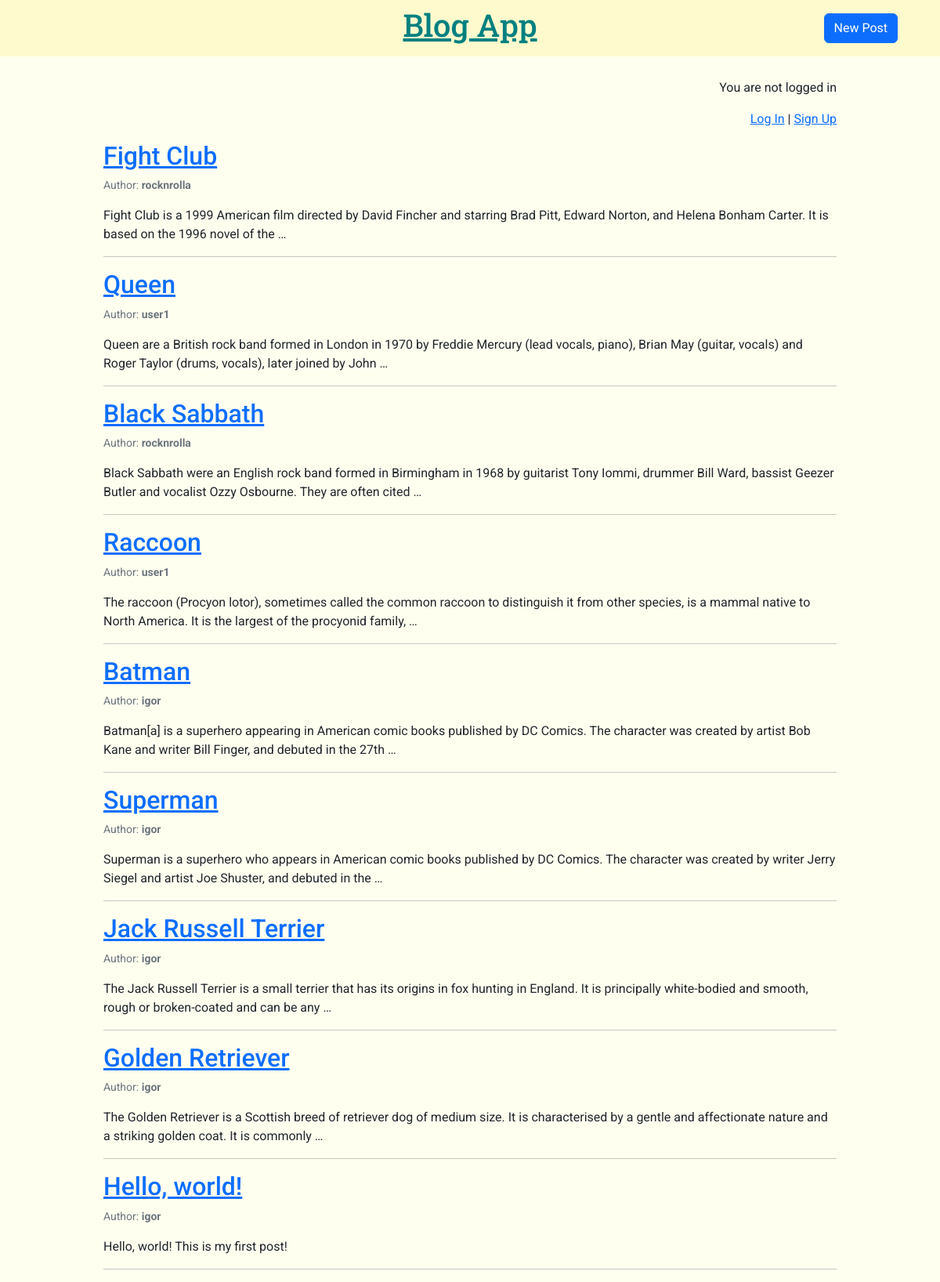
Screenshot of /blog_app/ with the database file from the repository.
### blog_app/models.py (models this page shows, shortened)
class Post(models.Model):
	title = models.CharField(max_length=200)
	author = models.ForeignKey("auth.user", on_delete=models.CASCADE) # many-to-one relationship
	date = models.DateTimeField(auto_now_add=True)
	text = models.TextField()
	img = models.ImageField(upload_to="images/", blank=True)
	slug = models.SlugField(unique=True, max_length=100, null=False, default="")
	tags = TaggableManager()

### blog_app/views.py (the view)
# urls.py: path("", views.BlogListView.as_view(), name="index"),
class BlogListView(ListView):
	model = Post
	template_name = "blog_app/index.html"
	ordering = ["-date"] # sort by date in descending order (new posts on top)

### blog_app/templates/blog_app/index.html
{% extends "blog_app/base.html" %}
{% block content %}
<div class="container my-container">
{% for post in post_list %}
	<h2><a href="{% url 'post_detail' post.pk %}">{{ post.title }}</a></h2>
	<p class="text-secondary small">Author: <b>{{ post.author }}</b></p>
	<p>{{ post.text|truncatewords:30 }}</p>
	<hr>
{% empty %}
	<p>No posts yet</p>
{% endfor %}
</div>
{% endblock content %}

### static/css/main.css (style rules this page uses)
body { font-family: "Roboto", sans-serif; background: ivory; }
.my-container { max-width: 960px; }

### rows the page displays
Post: title "Fight Club", author "rocknrolla", text "Fight Club is a 1999 American film directed by David Fincher and starring Brad Pitt, Edward Norton, and Helena Bonham Carter. It is based on the 1996 novel of the …"
Post: title "Queen", author "user1", text "Queen are a British rock band formed in London in 1970 by Freddie Mercury (lead vocals, piano), Brian May (guitar, vocals) and Roger Taylor (drums, vocals), later joined by John …"
Post: title "Black Sabbath", author "rocknrolla", text "Black Sabbath were an English rock band formed in Birmingham in 1968 by guitarist Tony Iommi, drummer Bill Ward, bassist Geezer Butler and vocalist Ozzy Osbourne. They are often cited …"
Post: title "Raccoon", author "user1", text "The raccoon (Procyon lotor), sometimes called the common raccoon to distinguish it from other species, is a mammal native to North America. It is the largest of the procyonid family, …"
Post: title "Batman", author "igor", text "Batman[a] is a superhero appearing in American comic books published by DC Comics. The character was created by artist Bob Kane and writer Bill Finger, and debuted in the 27th …"
Post: title "Superman", author "igor", text "Superman is a superhero who appears in American comic books published by DC Comics. The character was created by writer Jerry Siegel and artist Joe Shuster, and debuted in the …"
Post: title "Jack Russell Terrier", author "igor", text "The Jack Russell Terrier is a small terrier that has its origins in fox hunting in England. It is principally white-bodied and smooth, rough or broken-coated and can be any …"
Post: title "Golden Retriever", author "igor", text "The Golden Retriever is a Scottish breed of retriever dog of medium size. It is characterised by a gentle and affectionate nature and a striking golden coat. It is commonly …"
Post: title "Hello, world!", author "igor", text "Hello, world! This is my first post!"
